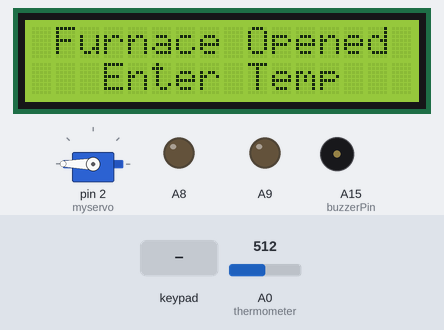
The sketch below on a simulated Arduino Mega 2560, built with avr-gcc and run on an emulated ATmega2560. On the bench: 16×2 character LCD, servo, output pins drawn as LEDs (lit = HIGH), buzzer (waves = sounding). The test bench sets the inputs (shaded band); at power-on: A0 (thermometer) = 512. Pins used as bus, display or sensor lines are not drawn.

Above: at 1.7 s.
1.8 s: keypad keys 9 - 4 = pressed 0.4 s apart
At 4.7 s:
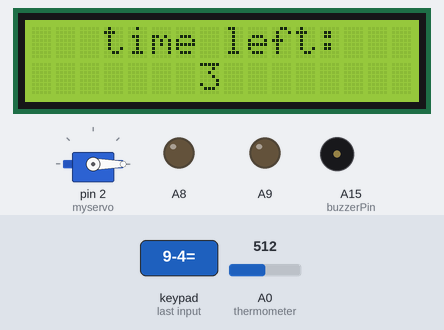
4.9 s: keypad keys 4 1 4 2 4 3 4 4 pressed 0.4 s apart
At 5.06 s:
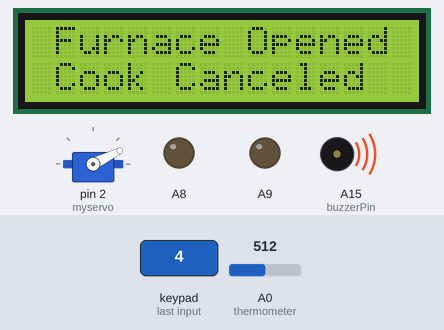
9.6 s: key '7' pressed
At 9.91 s:
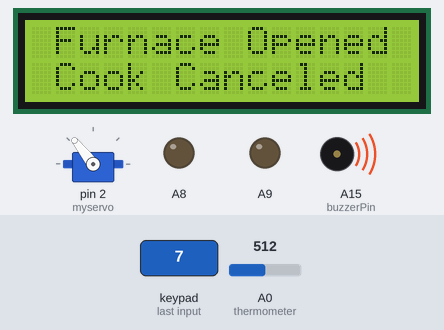
12.6 s: key '8' pressed
At 14.8 s:
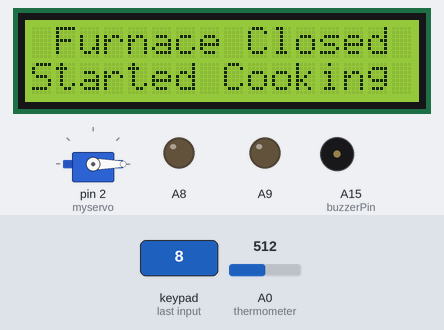
15.6 s: A0 (thermometer) set to 20
18.6 s: A0 (thermometer) set to 16
Timing chart, 0 to 21.1 s (numbered marks = the images above; inputs shaded):
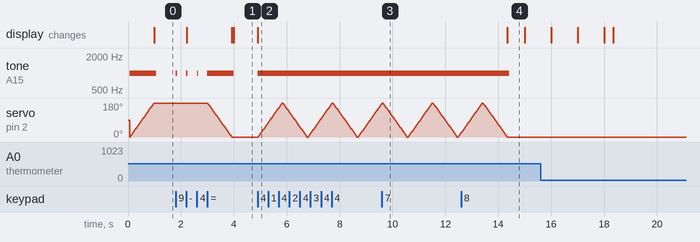

The sketch:

Furance.ino
```cpp
#include <Servo.h>
#include<Keypad.h>
#include<LiquidCrystal.h>
#include <SPI.h>

#define RS_PIN 13
#define EN_PIN 12
#define D4_PIN 8
#define D5_PIN 9
#define D6_PIN 10
#define D7_PIN 11

LiquidCrystal lcd(RS_PIN, EN_PIN, D4_PIN, D5_PIN, D6_PIN, D7_PIN);

const byte ROWS = 4;
const byte COLS = 4;
char keys[ROWS][COLS] = {
  {'7', '8', '9', '/'},
  {'4', '5', '6', '*'},
  {'1', '2', '3', '-'},
  {'c', '0', '=', '+'}
};
byte rowPins[ROWS] = {41, 42, 43, 44}; //connect to the row pinouts of the keypad
byte colPins[COLS] = {25, 24, 23, 22}; //connect to the column pinouts of the keypad

Keypad keypad = Keypad( makeKeymap(keys), rowPins, colPins, ROWS, COLS );

Servo myservo;

int buzzerPin = A15, thermometer = A0;

volatile boolean danger;

String lcdFirst = "", lcdSecond = "";
bool isOpen = false, finished = true, startTimer = true;
unsigned long time, timer, temperature;

ISR (SPI_STC_vect) {
  danger = SPDR;

  if (danger) {
    openFurnace();
    lcdFirst = "Attention";
    lcdSecond = "High Temp!!";
    printOnLCD();
    trunLightsOn();
  } else {
    turnLightsOff();
  }
}

void setup() {
  pinMode(A8, OUTPUT);
  pinMode(A9, OUTPUT);

  SPCR |= _BV(SPE);
  SPCR |= _BV(SPIE);
  pinMode(MISO, OUTPUT);
  danger = false;
  SPI.attachInterrupt();

  pinMode(buzzerPin, OUTPUT);
  lcd.begin(16, 2);
  myservo.attach(2, 1000, 2000);
  openFurnace();
  initSystem();
}

void loop() {
  if (!danger) {
    if (!isOpen && (getTemp() >= temperature) && !finished) {
      if (startTimer) {
        startTimer = false;
        time = millis();
      }
      else if (!finished && millis() % 1000 == 0) {
        lcdFirst = "time left:";
        lcdSecond = String((timer - millis() + time) / 1000);
        printOnLCD();
      }
      else if (!finished && millis() - time > timer) {
        lcdFirst = "Cook Finished";
        lcdSecond = "Ready to open";
        printOnLCD();
        finished = true;
      }
    }

    char key = keypad.getKey();

    if (key) {
      buzz(50);
      if (!isOpen) {
        if (finished) {
          lcdFirst = "Furnace Opened";
          lcdSecond = "settings: /";
          printOnLCD();
          openFurnace();
        }
        else {
          lcdFirst = "Furnace Opened";
          lcdSecond = "Cook Canceled";
          printOnLCD();
          openFurnace();
        }
      }
      else {
        if (key == '/')
          initSystem();
        else
          closeFurnace();
      }
    }
  }
  else if (millis() % 500 == 0) {
    trunLightsOn();
  }
}

void initSystem() {
  lcdFirst = "Furnace Opened";
  lcdSecond = "Enter Temp";
  printOnLCD();

  set(&temperature);
  lcdFirst = "Furnace Opened";
  lcdSecond = "Enter Time";
  printOnLCD();
  set(&timer);
  timer *= 1000;
  closeFurnace();
}

void set(unsigned long* entry) {
  *entry = 0;

  while (true) {
    char key = keypad.getKey();

    if (key) {
      buzz(50);

      if (key >= 48 && key <= 57) {
        *entry *= 10;
        *entry += key - 48;
      }
      else if (*entry > 0)
      {
        return;
      }
    }
  }
}

void openFurnace() {
  buzz(1000);
  for (int pos = 0; pos <= 180; pos += 1) {
    myservo.write(pos);
    delay(5);
  }

  isOpen = true;
}

void closeFurnace() {
  startTimer = true;
  finished = false;
  buzz(1000);
  for (int pos = 180; pos >= 0; pos -= 1) {
    myservo.write(pos);
    delay(5);
  }

  isOpen = false;
  lcdFirst = "Furnace Closed";
  lcdSecond = "Started Cooking";
  printOnLCD();
}

void buzz(int t) {
  digitalWrite(buzzerPin, HIGH);
  tone(buzzerPin, 1000, t);
}

int getTemp() {
  return analogRead(thermometer) * 0.48828125;
}

void printOnLCD() {
  lcd.clear();
  lcd.setCursor((16 - lcdFirst.length()) / 2, 0);
  lcd.print(lcdFirst);
  lcd.setCursor((16 - lcdSecond.length()) / 2, 1);
  lcd.print(lcdSecond);
}

bool firstLight = true;

void turnLightsOff() {
  digitalWrite(A8, LOW);
  digitalWrite(A9, LOW);
}

void trunLightsOn() {
  turnLightsOff();

  if (firstLight){
    digitalWrite(A8, HIGH);
    buzz(400);
  }
  else
    digitalWrite(A9, HIGH);

  firstLight = !firstLight;
}
```

Measured:
- after the input at 1.8 s, tone on A15 (buzzerPin): goes 3 × (1000 Hz 0.05 s, silent 0.35 s), 1000 Hz 1.0 s, then silent, starting at once; servo on pin 2 (myservo): moves from 180° to 0° over 0.89 s, starting after 1.2 s; the display: first changes after 0.41 s (image 1 shows a later state)
- after the input at 9.6 s, tone on A15 (buzzerPin): stays 1000 Hz (without the input it goes to silent after 2.9 s)
- after the input at 12.6 s, tone on A15 (buzzerPin): 1000 Hz → silent after 1.8 s instead of 0.88 s; the display: changes after 1.7 s (image 4)
- after the input at 18.6 s, every drawn part: stays the same
- what the display in image 4 shows lasts 0.7 s, from 14.3 s to 15.0 s
